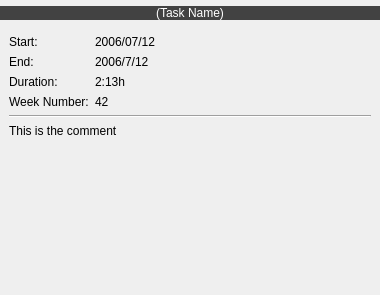
<ui version="4.0" >
 <class>EventDisplay</class>
 <widget class="QWidget" name="EventDisplay" >
  <property name="geometry" >
   <rect>
    <x>0</x>
    <y>0</y>
    <width>380</width>
    <height>295</height>
   </rect>
  </property>
  <layout class="QVBoxLayout" name="verticalLayout_2" >
   <property name="leftMargin" >
    <number>0</number>
   </property>
   <property name="topMargin" >
    <number>6</number>
   </property>
   <property name="rightMargin" >
    <number>0</number>
   </property>
   <property name="bottomMargin" >
    <number>0</number>
   </property>
   <item>
    <widget class="QLabel" name="labelTaskName" >
     <property name="sizePolicy" >
      <sizepolicy vsizetype="Preferred" hsizetype="MinimumExpanding" >
       <horstretch>0</horstretch>
       <verstretch>0</verstretch>
      </sizepolicy>
     </property>
     <property name="palette" >
      <palette>
       <active>
        <colorrole role="WindowText" >
         <brush brushstyle="SolidPattern" >
          <color alpha="255" >
           <red>255</red>
           <green>255</green>
           <blue>255</blue>
          </color>
         </brush>
        </colorrole>
        <colorrole role="Button" >
         <brush brushstyle="SolidPattern" >
          <color alpha="255" >
           <red>66</red>
           <green>66</green>
           <blue>66</blue>
          </color>
         </brush>
        </colorrole>
        <colorrole role="Light" >
         <brush brushstyle="SolidPattern" >
          <color alpha="255" >
           <red>99</red>
           <green>99</green>
           <blue>99</blue>
          </color>
         </brush>
        </colorrole>
        <colorrole role="Midlight" >
         <brush brushstyle="SolidPattern" >
          <color alpha="255" >
           <red>82</red>
           <green>82</green>
           <blue>82</blue>
          </color>
         </brush>
        </colorrole>
        <colorrole role="Dark" >
         <brush brushstyle="SolidPattern" >
          <color alpha="255" >
           <red>33</red>
           <green>33</green>
           <blue>33</blue>
          </color>
         </brush>
        </colorrole>
        <colorrole role="Mid" >
         <brush brushstyle="SolidPattern" >
          <color alpha="255" >
           <red>44</red>
           <green>44</green>
           <blue>44</blue>
          </color>
         </brush>
        </colorrole>
        <colorrole role="Text" >
         <brush brushstyle="SolidPattern" >
          <color alpha="255" >
           <red>255</red>
           <green>255</green>
           <blue>255</blue>
          </color>
         </brush>
        </colorrole>
        <colorrole role="BrightText" >
         <brush brushstyle="SolidPattern" >
          <color alpha="255" >
           <red>255</red>
           <green>255</green>
           <blue>255</blue>
          </color>
         </brush>
        </colorrole>
        <colorrole role="ButtonText" >
         <brush brushstyle="SolidPattern" >
          <color alpha="255" >
           <red>255</red>
           <green>255</green>
           <blue>255</blue>
          </color>
         </brush>
        </colorrole>
        <colorrole role="Base" >
         <brush brushstyle="SolidPattern" >
          <color alpha="255" >
           <red>0</red>
           <green>0</green>
           <blue>0</blue>
          </color>
         </brush>
        </colorrole>
        <colorrole role="Window" >
         <brush brushstyle="SolidPattern" >
          <color alpha="255" >
           <red>66</red>
           <green>66</green>
           <blue>66</blue>
          </color>
         </brush>
        </colorrole>
        <colorrole role="Shadow" >
         <brush brushstyle="SolidPattern" >
          <color alpha="255" >
           <red>0</red>
           <green>0</green>
           <blue>0</blue>
          </color>
         </brush>
        </colorrole>
        <colorrole role="AlternateBase" >
         <brush brushstyle="SolidPattern" >
          <color alpha="255" >
           <red>33</red>
           <green>33</green>
           <blue>33</blue>
          </color>
         </brush>
        </colorrole>
        <colorrole role="ToolTipBase" >
         <brush brushstyle="SolidPattern" >
          <color alpha="255" >
           <red>255</red>
           <green>255</green>
           <blue>220</blue>
          </color>
         </brush>
        </colorrole>
        <colorrole role="ToolTipText" >
         <brush brushstyle="SolidPattern" >
          <color alpha="255" >
           <red>0</red>
           <green>0</green>
           <blue>0</blue>
          </color>
         </brush>
        </colorrole>
       </active>
       <inactive>
        <colorrole role="WindowText" >
         <brush brushstyle="SolidPattern" >
          <color alpha="255" >
           <red>255</red>
           <green>255</green>
           <blue>255</blue>
          </color>
         </brush>
        </colorrole>
        <colorrole role="Button" >
         <brush brushstyle="SolidPattern" >
          <color alpha="255" >
           <red>66</red>
           <green>66</green>
           <blue>66</blue>
          </color>
         </brush>
        </colorrole>
        <colorrole role="Light" >
         <brush brushstyle="SolidPattern" >
          <color alpha="255" >
           <red>99</red>
           <green>99</green>
           <blue>99</blue>
          </color>
         </brush>
        </colorrole>
        <colorrole role="Midlight" >
         <brush brushstyle="SolidPattern" >
          <color alpha="255" >
           <red>82</red>
           <green>82</green>
           <blue>82</blue>
          </color>
         </brush>
        </colorrole>
        <colorrole role="Dark" >
         <brush brushstyle="SolidPattern" >
          <color alpha="255" >
           <red>33</red>
           <green>33</green>
           <blue>33</blue>
          </color>
         </brush>
        </colorrole>
        <colorrole role="Mid" >
         <brush brushstyle="SolidPattern" >
          <color alpha="255" >
           <red>44</red>
           <green>44</green>
           <blue>44</blue>
          </color>
         </brush>
        </colorrole>
        <colorrole role="Text" >
         <brush brushstyle="SolidPattern" >
          <color alpha="255" >
           <red>255</red>
           <green>255</green>
           <blue>255</blue>
          </color>
         </brush>
        </colorrole>
        <colorrole role="BrightText" >
         <brush brushstyle="SolidPattern" >
          <color alpha="255" >
           <red>255</red>
           <green>255</green>
           <blue>255</blue>
          </color>
         </brush>
        </colorrole>
        <colorrole role="ButtonText" >
         <brush brushstyle="SolidPattern" >
          <color alpha="255" >
           <red>255</red>
           <green>255</green>
           <blue>255</blue>
          </color>
         </brush>
        </colorrole>
        <colorrole role="Base" >
         <brush brushstyle="SolidPattern" >
          <color alpha="255" >
           <red>0</red>
           <green>0</green>
           <blue>0</blue>
          </color>
         </brush>
        </colorrole>
        <colorrole role="Window" >
         <brush brushstyle="SolidPattern" >
          <color alpha="255" >
           <red>66</red>
           <green>66</green>
           <blue>66</blue>
          </color>
         </brush>
        </colorrole>
        <colorrole role="Shadow" >
         <brush brushstyle="SolidPattern" >
          <color alpha="255" >
           <red>0</red>
           <green>0</green>
           <blue>0</blue>
          </color>
         </brush>
        </colorrole>
        <colorrole role="AlternateBase" >
         <brush brushstyle="SolidPattern" >
          <color alpha="255" >
           <red>33</red>
           <green>33</green>
           <blue>33</blue>
          </color>
         </brush>
        </colorrole>
        <colorrole role="ToolTipBase" >
         <brush brushstyle="SolidPattern" >
          <color alpha="255" >
           <red>255</red>
           <green>255</green>
           <blue>220</blue>
          </color>
         </brush>
        </colorrole>
        <colorrole role="ToolTipText" >
         <brush brushstyle="SolidPattern" >
          <color alpha="255" >
           <red>0</red>
           <green>0</green>
           <blue>0</blue>
          </color>
         </brush>
        </colorrole>
       </inactive>
       <disabled>
        <colorrole role="WindowText" >
         <brush brushstyle="SolidPattern" >
          <color alpha="255" >
           <red>33</red>
           <green>33</green>
           <blue>33</blue>
          </color>
         </brush>
        </colorrole>
        <colorrole role="Button" >
         <brush brushstyle="SolidPattern" >
          <color alpha="255" >
           <red>66</red>
           <green>66</green>
           <blue>66</blue>
          </color>
         </brush>
        </colorrole>
        <colorrole role="Light" >
         <brush brushstyle="SolidPattern" >
          <color alpha="255" >
           <red>99</red>
           <green>99</green>
           <blue>99</blue>
          </color>
         </brush>
        </colorrole>
        <colorrole role="Midlight" >
         <brush brushstyle="SolidPattern" >
          <color alpha="255" >
           <red>82</red>
           <green>82</green>
           <blue>82</blue>
          </color>
         </brush>
        </colorrole>
        <colorrole role="Dark" >
         <brush brushstyle="SolidPattern" >
          <color alpha="255" >
           <red>33</red>
           <green>33</green>
           <blue>33</blue>
          </color>
         </brush>
        </colorrole>
        <colorrole role="Mid" >
         <brush brushstyle="SolidPattern" >
          <color alpha="255" >
           <red>44</red>
           <green>44</green>
           <blue>44</blue>
          </color>
         </brush>
        </colorrole>
        <colorrole role="Text" >
         <brush brushstyle="SolidPattern" >
          <color alpha="255" >
           <red>33</red>
           <green>33</green>
           <blue>33</blue>
          </color>
         </brush>
        </colorrole>
        <colorrole role="BrightText" >
         <brush brushstyle="SolidPattern" >
          <color alpha="255" >
           <red>255</red>
           <green>255</green>
           <blue>255</blue>
          </color>
         </brush>
        </colorrole>
        <colorrole role="ButtonText" >
         <brush brushstyle="SolidPattern" >
          <color alpha="255" >
           <red>33</red>
           <green>33</green>
           <blue>33</blue>
          </color>
         </brush>
        </colorrole>
        <colorrole role="Base" >
         <brush brushstyle="SolidPattern" >
          <color alpha="255" >
           <red>66</red>
           <green>66</green>
           <blue>66</blue>
          </color>
         </brush>
        </colorrole>
        <colorrole role="Window" >
         <brush brushstyle="SolidPattern" >
          <color alpha="255" >
           <red>66</red>
           <green>66</green>
           <blue>66</blue>
          </color>
         </brush>
        </colorrole>
        <colorrole role="Shadow" >
         <brush brushstyle="SolidPattern" >
          <color alpha="255" >
           <red>0</red>
           <green>0</green>
           <blue>0</blue>
          </color>
         </brush>
        </colorrole>
        <colorrole role="AlternateBase" >
         <brush brushstyle="SolidPattern" >
          <color alpha="255" >
           <red>66</red>
           <green>66</green>
           <blue>66</blue>
          </color>
         </brush>
        </colorrole>
        <colorrole role="ToolTipBase" >
         <brush brushstyle="SolidPattern" >
          <color alpha="255" >
           <red>255</red>
           <green>255</green>
           <blue>220</blue>
          </color>
         </brush>
        </colorrole>
        <colorrole role="ToolTipText" >
         <brush brushstyle="SolidPattern" >
          <color alpha="255" >
           <red>0</red>
           <green>0</green>
           <blue>0</blue>
          </color>
         </brush>
        </colorrole>
       </disabled>
      </palette>
     </property>
     <property name="autoFillBackground" >
      <bool>true</bool>
     </property>
     <property name="text" >
      <string>(Task Name)</string>
     </property>
     <property name="alignment" >
      <set>Qt::AlignCenter</set>
     </property>
     <property name="wordWrap" >
      <bool>true</bool>
     </property>
     <property name="margin" >
      <number>12</number>
     </property>
    </widget>
   </item>
   <item>
    <widget class="QFrame" name="frame" >
     <property name="frameShape" >
      <enum>QFrame::NoFrame</enum>
     </property>
     <property name="frameShadow" >
      <enum>QFrame::Raised</enum>
     </property>
     <property name="lineWidth" >
      <number>0</number>
     </property>
     <layout class="QVBoxLayout" name="verticalLayout" >
      <item>
       <layout class="QFormLayout" name="formLayout" >
        <item row="0" column="0" >
         <widget class="QLabel" name="label_2" >
          <property name="text" >
           <string>Start:</string>
          </property>
         </widget>
        </item>
        <item row="0" column="1" >
         <widget class="QLabel" name="labelStart" >
          <property name="text" >
           <string>2006/07/12</string>
          </property>
         </widget>
        </item>
        <item row="1" column="0" >
         <widget class="QLabel" name="label_3" >
          <property name="text" >
           <string>End:</string>
          </property>
         </widget>
        </item>
        <item row="1" column="1" >
         <widget class="QLabel" name="labelEnd" >
          <property name="text" >
           <string>2006/7/12</string>
          </property>
         </widget>
        </item>
        <item row="2" column="0" >
         <widget class="QLabel" name="label_4" >
          <property name="text" >
           <string>Duration:</string>
          </property>
         </widget>
        </item>
        <item row="2" column="1" >
         <widget class="QLabel" name="labelDuration" >
          <property name="text" >
           <string>2:13h</string>
          </property>
         </widget>
        </item>
        <item row="3" column="0" >
         <widget class="QLabel" name="label_7" >
          <property name="text" >
           <string>Week Number:</string>
          </property>
         </widget>
        </item>
        <item row="3" column="1" >
         <widget class="QLabel" name="labelWeeknumber" >
          <property name="text" >
           <string>42</string>
          </property>
         </widget>
        </item>
       </layout>
      </item>
      <item>
       <widget class="Line" name="line" >
        <property name="orientation" >
         <enum>Qt::Horizontal</enum>
        </property>
       </widget>
      </item>
      <item>
       <widget class="QLabel" name="labelComment" >
        <property name="sizePolicy" >
         <sizepolicy vsizetype="MinimumExpanding" hsizetype="Preferred" >
          <horstretch>0</horstretch>
          <verstretch>10</verstretch>
         </sizepolicy>
        </property>
        <property name="text" >
         <string>This is the comment</string>
        </property>
        <property name="alignment" >
         <set>Qt::AlignLeading|Qt::AlignLeft|Qt::AlignTop</set>
        </property>
        <property name="wordWrap" >
         <bool>true</bool>
        </property>
       </widget>
      </item>
     </layout>
    </widget>
   </item>
   <item>
    <spacer name="verticalSpacer" >
     <property name="orientation" >
      <enum>Qt::Vertical</enum>
     </property>
     <property name="sizeHint" stdset="0" >
      <size>
       <width>20</width>
       <height>40</height>
      </size>
     </property>
    </spacer>
   </item>
  </layout>
 </widget>
 <resources/>
 <connections/>
</ui>
